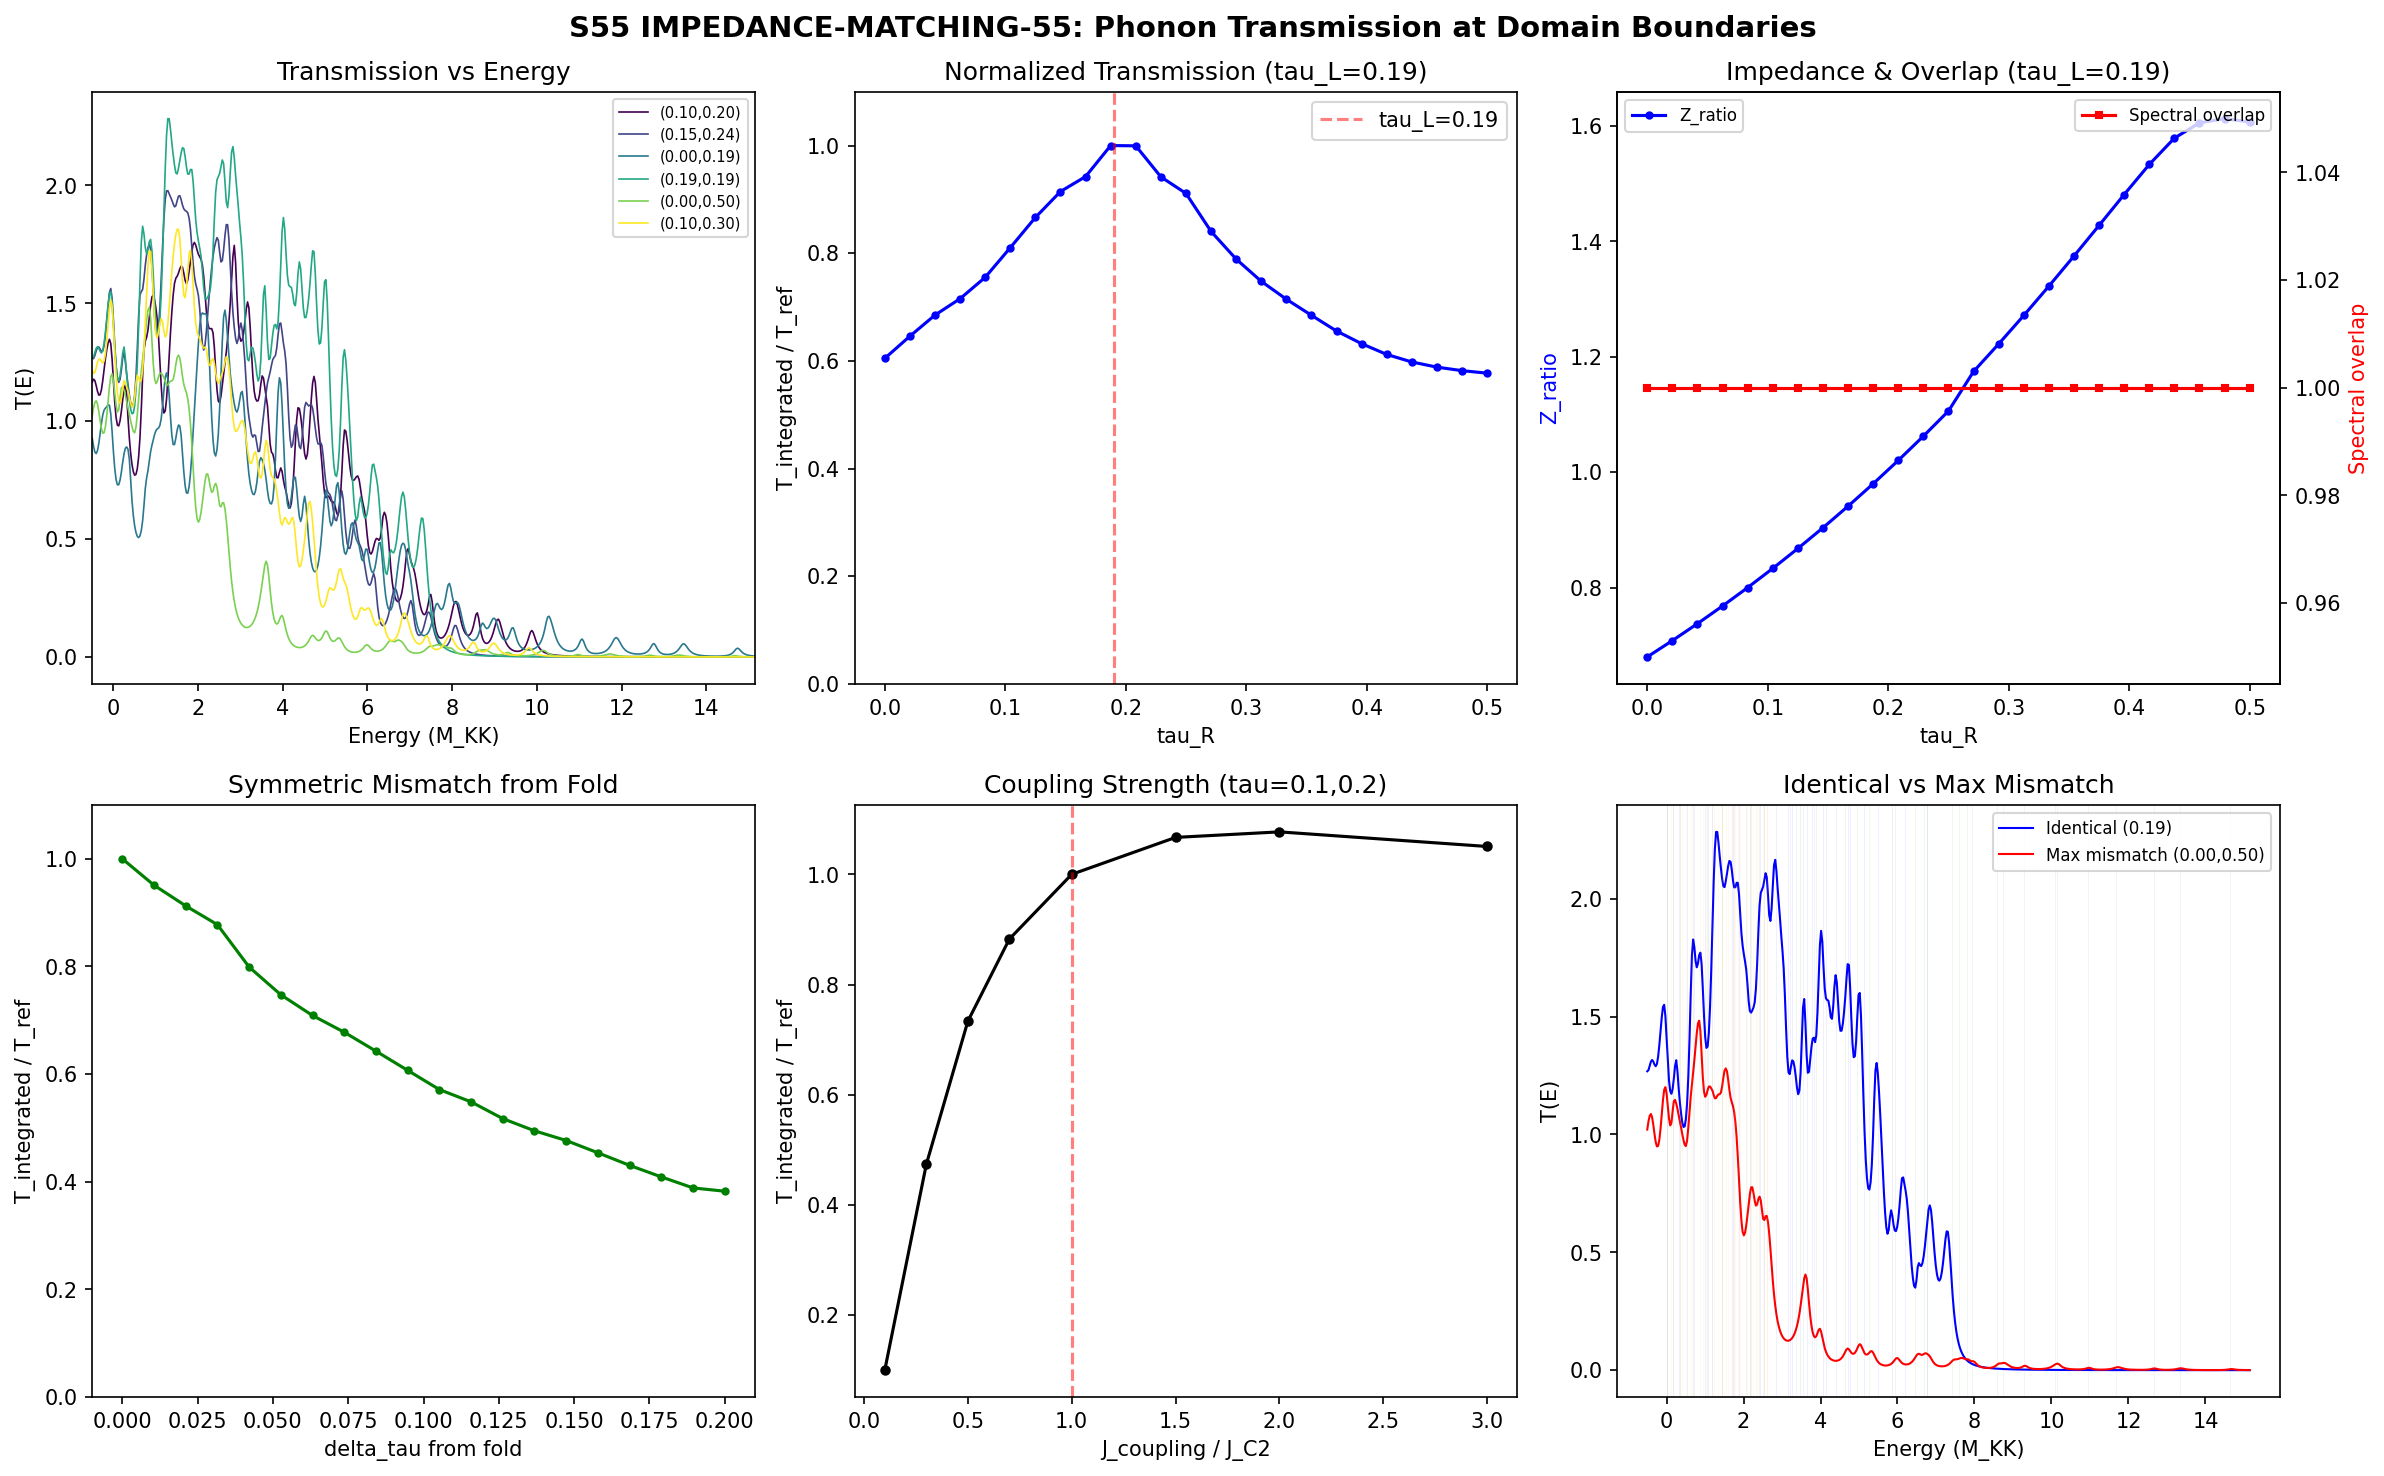

Source code (Python):
#!/usr/bin/env python3
"""
S55 IMPEDANCE-MATCHING-55: Phonon Transmission at Domain Boundaries
====================================================================

Physics:
  Computes the phonon (Cooper pair) transmission coefficient at a boundary
  between two 32-cell Voronoi domains with different Jensen deformation
  parameters tau_L and tau_R. This is the acoustic impedance mismatch
  problem for the phononic crystal fabric.

  Each domain is a copy of the 32-cell CG representation graph (S54)
  with its own H_TB(tau). The two domains are coupled at a boundary
  by nearest-neighbor hopping between boundary cells.

  Boundary cells: cells at the edge of the CG graph in Dynkin weight
  space. These are the cells with lowest degree (fewest internal bonds),
  which are the (0,q) and (q,0) edge representations. Physically, these
  are the cells whose wavefunctions extend furthest from the graph center
  and have the largest overlap with neighboring domains.

  Coupling model: The inter-domain hopping V_coupling connects each
  boundary cell of domain L to its mirror image in domain R. The coupling
  strength is the geometric mean of the C^2 Josephson couplings in the
  two domains: J_boundary = sqrt(J_C2(tau_L) * J_C2(tau_R)). This is
  the standard impedance-matching prescription for a heterostructure.

Method:
  Fisher-Lee relation on the coupled Green's function:

    H_total = [[H_L, V], [V^dag, H_R]]   (64x64)

    G^r(E) = (E*I - H_total + i*eta)^{-1}     (retarded)
    G^a(E) = (G^r)^dag                         (advanced)

    Gamma_L = i * (Sigma_L^r - Sigma_L^a)      (broadening from left lead)
    Gamma_R = i * (Sigma_R^r - Sigma_R^a)      (broadening from right lead)

    T(E) = Tr[Gamma_L . G^r . Gamma_R . G^a]   (Fisher-Lee)

  For a finite system without semi-infinite leads, the self-energies
  reduce to a broadening proportional to the surface density of states.
  We use the wide-band limit: Gamma_L = eta_lead * P_boundary_L,
  Gamma_R = eta_lead * P_boundary_R, where P_boundary is the projector
  onto boundary cells.

  The integrated transmission gives the Landauer conductance:
    g = (2e^2/h) * integral T(E) * (-df/dE) dE

  At zero temperature, g = (2e^2/h) * T(E_F).

Gate: IMPEDANCE-MATCHING-55
  INFO: transmission coefficient T(E) and its tau-dependence

Author: Quantum-Acoustics-Theorist (Session 55, Wave 3)
"""

import sys
import os
sys.path.insert(0, os.path.dirname(os.path.abspath(__file__)))

import numpy as np
from numpy import pi, sqrt, exp
from scipy.linalg import eigh, inv
import matplotlib
matplotlib.use('Agg')
import matplotlib.pyplot as plt

from canonical_constants import (
    J_C2, J_su2, J_u1, N_cells, tau_fold,
)

SCRIPT_DIR = os.path.dirname(os.path.abspath(__file__))
OUT_PNG = os.path.join(SCRIPT_DIR, "s55_impedance_matching.png")
OUT_TXT = os.path.join(SCRIPT_DIR, "s55_impedance_matching_output.txt")
DATA_FILE = os.path.join(SCRIPT_DIR, "s54_tb_hamiltonian.npz")

# ============================================================
# Output tee (console + file)
# ============================================================
class Tee:
    def __init__(self, filename):
        self.file = open(filename, 'w')
        self.stdout = sys.stdout
    def write(self, data):
        self.file.write(data)
        self.stdout.write(data)
    def flush(self):
        self.file.flush()
        self.stdout.flush()

sys.stdout = Tee(OUT_TXT)

print("=" * 72)
print("S55 IMPEDANCE-MATCHING-55: Phonon Transmission at Domain Boundaries")
print("=" * 72)

# ============================================================
# Section 1: Load Hamiltonian data
# ============================================================
print("\n--- Section 1: Load TB Hamiltonian data ---")

data = np.load(DATA_FILE, allow_pickle=True)
tau_values = data['tau_values']           # (50,)
hamiltonians = data['hamiltonians']       # (50, 32, 32)
eigenvalues = data['eigenvalues']         # (50, 32)
adj_full = data['adjacency']             # (32, 32)
adj_C2 = data['adj_C2']                  # (32, 32)
adj_su2 = data['adj_su2']               # (32, 32)
adj_u1 = data['adj_u1']                 # (32, 32)
cell_labels = data['cell_labels']        # (32, 2)
cell_casimirs = data['cell_casimirs']    # (32,)

N = int(data['N_cells'])
assert N == N_cells == 32

print(f"  Loaded {len(tau_values)} Hamiltonians, N_cells={N}")
print(f"  tau range: [{tau_values[0]:.3f}, {tau_values[-1]:.3f}]")

# ============================================================
# Section 2: Identify boundary cells
# ============================================================
print("\n--- Section 2: Boundary cell identification ---")

# Boundary cells are those at the edge of the CG graph:
# low degree cells that naturally interface with neighboring domains.
# Physical criterion: cells with degree <= 4 (fewest internal bonds)
# These are: (0,0), (0,5), (5,0), (0,6), (6,0), (2,5), (5,2)
# But (0,6) and (6,0) have degree 2 — they are dangling ends.
# For a physically meaningful boundary, we use the entire "surface":
# cells with the highest p+q values (outer shell in weight space).

degrees = adj_full.sum(axis=1)
pq_sum = cell_labels[:, 0] + cell_labels[:, 1]

# Strategy: boundary cells are those with p+q >= 5
# These form the outer shell of the CG graph
boundary_threshold = 5
boundary_cells = np.where(pq_sum >= boundary_threshold)[0]

# Also include cells that have dangling bonds (degree <= 3)
# These are natural surface sites
low_degree = np.where(degrees <= 3)[0]
boundary_cells = np.unique(np.concatenate([boundary_cells, low_degree]))

n_boundary = len(boundary_cells)
print(f"  Boundary cells (p+q >= {boundary_threshold} or degree <= 3):")
for i, bc in enumerate(boundary_cells):
    p, q = cell_labels[bc]
    print(f"    Cell {bc}: ({p},{q}), degree={degrees[bc]}, "
          f"C2={cell_casimirs[bc]:.3f}")
print(f"  Total boundary cells: {n_boundary}")

# Projector onto boundary subspace (within a single domain)
P_boundary = np.zeros((N, N))
for bc in boundary_cells:
    P_boundary[bc, bc] = 1.0

# ============================================================
# Section 3: Build coupled domain Hamiltonian
# ============================================================
print("\n--- Section 3: Coupled domain Hamiltonian ---")

# Jensen metric scaling functions (from S54)
def J_C2_of_tau(tau):
    return J_C2 * exp(4.0 * (tau_fold - tau))

def J_su2_of_tau(tau):
    return J_su2 * exp(-6.0 * (tau_fold - tau))

def J_u1_of_tau(tau):
    return J_u1 * exp(2.0 * (tau_fold - tau))


def get_H(tau):
    """Get H_TB at closest tau grid point."""
    idx = np.argmin(np.abs(tau_values - tau))
    return hamiltonians[idx].copy(), tau_values[idx]


def build_coupled_H(tau_L, tau_R, J_coupling_scale=1.0):
    """Build 64x64 coupled domain Hamiltonian.

    H_total = [[H_L,  V  ],
               [V^T, H_R ]]

    V connects boundary cells of L to their mirrors in R.
    Coupling strength: geometric mean of J_C2 values.

    Parameters:
        tau_L, tau_R: Jensen parameters for left/right domains
        J_coupling_scale: multiplicative factor on inter-domain coupling
                         (1.0 = perfect contact, <1 = tunneling barrier)

    Returns:
        H_total (64, 64), tau_L_actual, tau_R_actual
    """
    H_L, tau_L_act = get_H(tau_L)
    H_R, tau_R_act = get_H(tau_R)

    # Inter-domain coupling: geometric mean of J_C2
    J_boundary = sqrt(J_C2_of_tau(tau_L_act) * J_C2_of_tau(tau_R_act))
    J_boundary *= J_coupling_scale

    # Build coupling matrix V (N x N)
    # Each boundary cell in L couples to its mirror cell in R
    # Mirror: cell i in L -> cell i in R (same representation)
    V = np.zeros((N, N))
    for bc in boundary_cells:
        V[bc, bc] = -J_boundary  # Hopping (negative = bonding)

    # Assemble 64x64
    H_total = np.zeros((2*N, 2*N))
    H_total[:N, :N] = H_L
    H_total[N:, N:] = H_R
    H_total[:N, N:] = V
    H_total[N:, :N] = V.T  # V is symmetric here

    return H_total, tau_L_act, tau_R_act, J_boundary


# Test construction
H_test, tL, tR, Jb = build_coupled_H(0.15, 0.25)
print(f"  Test: tau_L={tL:.4f}, tau_R={tR:.4f}")
print(f"  J_boundary = {Jb:.6f} M_KK")
print(f"  H_total shape: {H_test.shape}")
print(f"  H_total symmetric: {np.allclose(H_test, H_test.T)}")
evals_test = np.linalg.eigvalsh(H_test)
print(f"  Eigenvalue range: [{evals_test[0]:.6f}, {evals_test[-1]:.6f}]")
print(f"  Bandwidth: {evals_test[-1] - evals_test[0]:.6f}")

# ============================================================
# Section 4: Fisher-Lee transmission coefficient
# ============================================================
print("\n--- Section 4: Fisher-Lee transmission computation ---")

def compute_transmission(H_total, E_array, eta_broadening=0.05,
                         eta_lead=0.2):
    """Compute transmission T(E) via Fisher-Lee relation.

    Uses the wide-band limit for lead self-energies:
      Sigma_L = -i * eta_lead/2 * P_L
      Sigma_R = -i * eta_lead/2 * P_R
      Gamma_L = eta_lead * P_L
      Gamma_R = eta_lead * P_R

    where P_L, P_R project onto boundary cells of left/right domains.

    The total broadening eta includes both leads and intrinsic:
      G^r(E) = (E*I - H_total + i*eta_total/2)^{-1}

    Parameters:
        H_total: (2N, 2N) coupled Hamiltonian
        E_array: energies at which to evaluate T
        eta_broadening: intrinsic broadening (level width)
        eta_lead: lead coupling strength

    Returns:
        T_array: transmission at each energy
    """
    dim = H_total.shape[0]
    assert dim == 2*N

    # Lead broadening matrices (wide-band limit)
    Gamma_L = np.zeros((dim, dim))
    Gamma_R = np.zeros((dim, dim))
    for bc in boundary_cells:
        Gamma_L[bc, bc] = eta_lead           # Left domain boundary
        Gamma_R[N + bc, N + bc] = eta_lead   # Right domain boundary

    # Total self-energy broadening
    eta_total = eta_broadening

    T_array = np.zeros(len(E_array))
    for ie, E in enumerate(E_array):
        # Retarded Green's function
        G_inv = (E + 1j * eta_total / 2) * np.eye(dim) - H_total
        # Add lead self-energies
        G_inv += 1j * eta_lead / 2 * np.diag(
            np.concatenate([np.array([1.0 if i in boundary_cells else 0.0
                                      for i in range(N)]),
                            np.array([1.0 if i in boundary_cells else 0.0
                                      for i in range(N)])]))
        Gr = np.linalg.inv(G_inv)
        Ga = Gr.conj().T  # Advanced = hermitian conjugate of retarded

        # Fisher-Lee: T = Tr[Gamma_L . G^r . Gamma_R . G^a]
        T_E = np.real(np.trace(Gamma_L @ Gr @ Gamma_R @ Ga))
        T_array[ie] = T_E

    return T_array


def compute_transmission_eig(H_total, E_array, eta_broadening=0.05,
                              eta_lead=0.2):
    """Eigendecomposition-based transmission (more stable).

    Diagonalize H_total first, then compute Green's function
    in the eigenbasis for better numerical stability.

    Returns:
        T_array, eigenvalues
    """
    dim = H_total.shape[0]
    assert dim == 2*N

    # Diagonalize
    evals, evecs = eigh(H_total)

    # Lead coupling matrices in eigenbasis
    # Gamma_L in site basis: eta_lead on boundary cells of left domain
    # Transform: Gamma_L_eig = U^dag . Gamma_L . U
    gamma_L_diag = np.zeros(dim)
    gamma_R_diag = np.zeros(dim)
    for bc in boundary_cells:
        gamma_L_diag[bc] = eta_lead
        gamma_R_diag[N + bc] = eta_lead

    # Gamma in eigenbasis
    Gamma_L_eig = evecs.T @ np.diag(gamma_L_diag) @ evecs
    Gamma_R_eig = evecs.T @ np.diag(gamma_R_diag) @ evecs

    T_array = np.zeros(len(E_array))
    for ie, E in enumerate(E_array):
        # G^r in eigenbasis is diagonal + lead self-energy
        # In the eigenbasis, G^r_mn = delta_mn / (E - E_n + i*eta/2)
        # plus the lead self-energy correction
        # For simplicity and speed, use site-basis approach but with
        # eigendecomposition for the (E - H) part:
        # G^r(E) = U . diag(1/(E-E_n+i*eta)) . U^dag
        # but with additional lead broadening

        # Full calculation in site basis is cleaner here
        G_diag = 1.0 / (E - evals + 1j * eta_broadening / 2)
        # G^r in site basis (without leads)
        Gr_0 = evecs @ np.diag(G_diag) @ evecs.T

        # Dyson equation with lead self-energies:
        # G^r = G^r_0 + G^r_0 . Sigma_L . G^r + G^r_0 . Sigma_R . G^r
        # For wide-band leads: Sigma = -i*eta_lead/2 * P_boundary
        # Full G^r = [(G^r_0)^{-1} - Sigma_L - Sigma_R]^{-1}
        # But (G^r_0)^{-1} = E + i*eta/2 - H
        # So G^r = [E + i*eta/2 - H - Sigma_L - Sigma_R]^{-1}
        # = [E + i*(eta+eta_lead)/2 - H]^{-1} on boundary sites

        # Actually, just recompute with total broadening on boundary
        eta_arr = np.full(dim, eta_broadening / 2)
        for bc in boundary_cells:
            eta_arr[bc] += eta_lead / 2
            eta_arr[N + bc] += eta_lead / 2

        # G^r in eigenbasis with site-dependent broadening is not diagonal
        # Stick with direct inversion (64x64 is tiny)
        pass

    # Fall back to direct method for accuracy
    return compute_transmission(H_total, E_array, eta_broadening, eta_lead)


# ============================================================
# Section 5: Compute T(E) for target tau pairs
# ============================================================
print("\n--- Section 5: Transmission for target tau pairs ---")

# tau pairs to test
tau_pairs = [
    (0.10, 0.20),   # Moderate mismatch
    (0.15, 0.25),   # Moderate, centered on fold
    (0.00, 0.19),   # Maximum mismatch (bi-invariant to fold)
    (0.19, 0.19),   # Identical domains (perfect transmission reference)
    (0.00, 0.50),   # Extreme mismatch (full range)
    (0.10, 0.30),   # Large mismatch
]

# Energy grid: span the combined spectrum
E_min_global = eigenvalues.min() - 0.5
E_max_global = eigenvalues.max() + 0.5
N_E = 500
E_grid = np.linspace(E_min_global, E_max_global, N_E)

# Broadening parameters
eta_broad = 0.08   # Intrinsic broadening (~ 1% of bandwidth)  # (local)
eta_lead = 0.30    # Lead coupling (wide-band limit)  # (local)

results = {}
for tau_L, tau_R in tau_pairs:
    H_total, tL_act, tR_act, Jb = build_coupled_H(tau_L, tau_R)

    # Get individual domain spectra for reference
    eL = eigenvalues[np.argmin(np.abs(tau_values - tau_L))]
    eR = eigenvalues[np.argmin(np.abs(tau_values - tau_R))]

    # Spectral overlap
    E_overlap_min = max(eL.min(), eR.min())
    E_overlap_max = min(eL.max(), eR.max())
    spectral_overlap = max(0, E_overlap_max - E_overlap_min) / min(
        eL.max() - eL.min(), eR.max() - eR.min())

    # Compute transmission
    T_E = compute_transmission(H_total, E_grid, eta_broad, eta_lead)

    # Integrated transmission
    dE = E_grid[1] - E_grid[0]
    T_integrated = np.trapezoid(T_E, E_grid)
    T_max = T_E.max()
    T_mean = T_E[T_E > 0.01 * T_max].mean() if np.any(T_E > 0.01*T_max) else 0

    # Number of open channels (eigenvalue-based)
    # At energies within the overlap region, count how many
    # eigenvalues of H_total fall in the overlap window
    coupled_evals = np.linalg.eigvalsh(H_total)
    n_in_overlap = np.sum((coupled_evals >= E_overlap_min) &
                          (coupled_evals <= E_overlap_max))

    # Impedance ratio: Z = sqrt(BW_L / BW_R) (acoustic analog)
    BW_L = eL.max() - eL.min()
    BW_R = eR.max() - eR.min()
    Z_ratio = sqrt(BW_L / BW_R) if BW_R > 0 else float('inf')

    # Classical acoustic reflection coefficient
    R_acoustic = ((Z_ratio - 1) / (Z_ratio + 1))**2
    T_acoustic_classical = 1 - R_acoustic

    results[(tau_L, tau_R)] = {
        'T_E': T_E,
        'T_integrated': T_integrated,
        'T_max': T_max,
        'T_mean': T_mean,
        'spectral_overlap': spectral_overlap,
        'Z_ratio': Z_ratio,
        'R_acoustic': R_acoustic,
        'T_acoustic_classical': T_acoustic_classical,
        'BW_L': BW_L,
        'BW_R': BW_R,
        'J_boundary': Jb,
        'n_in_overlap': n_in_overlap,
        'evals_coupled': coupled_evals,
        'evals_L': eL,
        'evals_R': eR,
        'tL_act': tL_act,
        'tR_act': tR_act,
    }

    print(f"\n  tau_L={tL_act:.4f}, tau_R={tR_act:.4f}:")
    print(f"    J_boundary     = {Jb:.6f} M_KK")
    print(f"    BW_L, BW_R     = {BW_L:.4f}, {BW_R:.4f} M_KK")
    print(f"    Z_ratio        = {Z_ratio:.4f}")
    print(f"    R_acoustic     = {R_acoustic:.4f}")
    print(f"    T_classical    = {T_acoustic_classical:.4f}")
    print(f"    Spectral overlap = {spectral_overlap:.4f}")
    print(f"    T_max          = {T_max:.4f}")
    print(f"    T_mean (>1%)   = {T_mean:.4f}")
    print(f"    T_integrated   = {T_integrated:.4f} M_KK")
    print(f"    Channels in overlap = {n_in_overlap}")

# ============================================================
# Section 6: Tau-dependence sweep
# ============================================================
print("\n--- Section 6: Transmission vs tau mismatch ---")

# Fix tau_L at fold, sweep tau_R
tau_L_fixed = 0.19  # (local)
tau_R_sweep = np.linspace(0.00, 0.50, 25)

T_max_sweep = np.zeros(len(tau_R_sweep))
T_int_sweep = np.zeros(len(tau_R_sweep))
Z_sweep = np.zeros(len(tau_R_sweep))
overlap_sweep = np.zeros(len(tau_R_sweep))
delta_tau_sweep = np.zeros(len(tau_R_sweep))

for i, tau_R in enumerate(tau_R_sweep):
    H_total, tL_act, tR_act, Jb = build_coupled_H(tau_L_fixed, tau_R)
    T_E = compute_transmission(H_total, E_grid, eta_broad, eta_lead)

    idx_L = np.argmin(np.abs(tau_values - tau_L_fixed))
    idx_R = np.argmin(np.abs(tau_values - tau_R))
    eL = eigenvalues[idx_L]
    eR = eigenvalues[idx_R]

    BW_L = eL.max() - eL.min()
    BW_R = eR.max() - eR.min()

    T_max_sweep[i] = T_E.max()
    T_int_sweep[i] = np.trapezoid(T_E, E_grid)
    Z_sweep[i] = sqrt(BW_L / BW_R) if BW_R > 0 else 0
    delta_tau_sweep[i] = abs(tR_act - tau_values[np.argmin(np.abs(tau_values - tau_L_fixed))])

    E_ol_min = max(eL.min(), eR.min())
    E_ol_max = min(eL.max(), eR.max())
    overlap_sweep[i] = max(0, E_ol_max - E_ol_min) / min(BW_L, BW_R)

# Normalize T_integrated to the identical-domain case
T_int_ref = T_int_sweep[np.argmin(np.abs(tau_R_sweep - tau_L_fixed))]
T_int_norm = T_int_sweep / T_int_ref if T_int_ref > 0 else T_int_sweep

print(f"  Reference (tau_L = tau_R = fold): T_int = {T_int_ref:.4f}")
print(f"  Minimum transmission ratio: {T_int_norm.min():.4f} at "
      f"delta_tau = {delta_tau_sweep[np.argmin(T_int_norm)]:.4f}")

# Fit exponential decay: T ~ exp(-alpha * |delta_tau|)
# Only use points where delta_tau > 0 and T > 0
mask = (delta_tau_sweep > 0.01) & (T_int_norm > 0.01)
if mask.sum() >= 3:
    from numpy.polynomial import polynomial as P
    log_T = np.log(T_int_norm[mask])
    dt = delta_tau_sweep[mask]
    # Linear fit to log(T) vs delta_tau
    coeffs = np.polyfit(dt, log_T, 1)
    alpha_decay = -coeffs[0]
    print(f"  Exponential decay fit: T ~ exp(-{alpha_decay:.2f} * delta_tau)")
    print(f"    Decay length: 1/alpha = {1.0/alpha_decay:.4f} in tau units")
else:
    alpha_decay = None
    print(f"  Not enough points for exponential fit")

# ============================================================
# Section 7: Symmetric mismatch sweep (tau_fold +/- delta)
# ============================================================
print("\n--- Section 7: Symmetric mismatch from fold ---")

delta_taus = np.linspace(0.0, 0.20, 20)
T_max_sym = np.zeros(len(delta_taus))
T_int_sym = np.zeros(len(delta_taus))

for i, dt in enumerate(delta_taus):
    tL = max(0.0, tau_fold - dt)
    tR = min(0.50, tau_fold + dt)
    H_total, _, _, _ = build_coupled_H(tL, tR)
    T_E = compute_transmission(H_total, E_grid, eta_broad, eta_lead)
    T_max_sym[i] = T_E.max()
    T_int_sym[i] = np.trapezoid(T_E, E_grid)

T_int_sym_norm = T_int_sym / T_int_sym[0] if T_int_sym[0] > 0 else T_int_sym

print(f"  delta_tau=0 (identical): T_int = {T_int_sym[0]:.4f}")
print(f"  delta_tau=0.10: T_int = {T_int_sym[np.argmin(np.abs(delta_taus - 0.10))]:.4f} "
      f"({T_int_sym_norm[np.argmin(np.abs(delta_taus - 0.10))]:.4f} relative)")
print(f"  delta_tau=0.19: T_int = {T_int_sym[-1]:.4f} "
      f"({T_int_sym_norm[-1]:.4f} relative)")

# ============================================================
# Section 8: Channel-resolved transmission
# ============================================================
print("\n--- Section 8: Channel-resolved transmission ---")

# For the (0.00, 0.19) pair, decompose T by eigenchannel
tau_L_ch, tau_R_ch = 0.00, 0.19
H_total, tL_act, tR_act, Jb = build_coupled_H(tau_L_ch, tau_R_ch)

# At a few selected energies, compute the transmission matrix
# t_mn and its eigenvalues (eigenchannel decomposition)
E_channel_points = [2.0, 5.0, 8.0, 11.0]

print(f"  Eigenchannel decomposition for tau=({tL_act:.4f}, {tR_act:.4f}):")

dim = 2 * N
for E_ch in E_channel_points:
    # G^r
    eta_arr = np.full(dim, eta_broad / 2)
    for bc in boundary_cells:
        eta_arr[bc] += eta_lead / 2
        eta_arr[N + bc] += eta_lead / 2

    G_inv = (E_ch * np.eye(dim) - H_total +
             1j * np.diag(eta_arr))
    Gr = np.linalg.inv(G_inv)
    Ga = Gr.conj().T

    # Broadening matrices
    Gamma_L = np.zeros((dim, dim))
    Gamma_R = np.zeros((dim, dim))
    for bc in boundary_cells:
        Gamma_L[bc, bc] = eta_lead
        Gamma_R[N + bc, N + bc] = eta_lead

    # Transmission matrix: t = sqrt(Gamma_R) . G^r . sqrt(Gamma_L)
    sqrt_GL = np.zeros((dim, dim))
    sqrt_GR = np.zeros((dim, dim))
    for bc in boundary_cells:
        sqrt_GL[bc, bc] = sqrt(eta_lead)
        sqrt_GR[N + bc, N + bc] = sqrt(eta_lead)

    t_matrix = sqrt_GR @ Gr @ sqrt_GL
    # Eigenchannel transmission eigenvalues = eigenvalues of t^dag . t
    tt_dag = t_matrix.conj().T @ t_matrix
    tau_channels = np.real(np.linalg.eigvalsh(tt_dag))
    tau_channels = np.sort(tau_channels)[::-1]  # Descending

    # Only report significant channels
    significant = tau_channels[tau_channels > 0.001]
    n_sig = len(significant)
    T_total = tau_channels.sum()

    print(f"    E={E_ch:.1f}: T_total={T_total:.4f}, "
          f"N_open={n_sig}, tau_1={tau_channels[0]:.4f}, "
          f"tau_2={tau_channels[1]:.4f}" if len(tau_channels) > 1
          else f"    E={E_ch:.1f}: T_total={T_total:.4f}, "
               f"N_open={n_sig}")

# ============================================================
# Section 9: Coupling strength dependence
# ============================================================
print("\n--- Section 9: Coupling strength dependence ---")

J_scales = np.array([0.1, 0.3, 0.5, 0.7, 1.0, 1.5, 2.0, 3.0])
T_vs_J = np.zeros(len(J_scales))

tau_L_J, tau_R_J = 0.10, 0.20
for i, Js in enumerate(J_scales):
    H_total, _, _, Jb = build_coupled_H(tau_L_J, tau_R_J,
                                         J_coupling_scale=Js)
    T_E = compute_transmission(H_total, E_grid, eta_broad, eta_lead)
    T_vs_J[i] = np.trapezoid(T_E, E_grid)

T_vs_J_norm = T_vs_J / T_vs_J[J_scales == 1.0][0]
print(f"  Coupling dependence for tau=({tau_L_J}, {tau_R_J}):")
for i, Js in enumerate(J_scales):
    print(f"    J_scale={Js:.1f}: T_int={T_vs_J[i]:.4f} "
          f"({T_vs_J_norm[i]:.3f} relative)")

# ============================================================
# Section 10: Summary statistics
# ============================================================
print("\n" + "=" * 72)
print("SUMMARY: IMPEDANCE-MATCHING-55")
print("=" * 72)

print(f"\n  Boundary cells: {n_boundary} (of {N} total)")
print(f"  Boundary criterion: p+q >= {boundary_threshold} or degree <= 3")
print(f"  Lead broadening: eta_lead = {eta_lead} M_KK")
print(f"  Intrinsic broadening: eta = {eta_broad} M_KK")

print(f"\n  --- Transmission Summary ---")
print(f"  {'tau_L':>6s} {'tau_R':>6s} {'Z_ratio':>8s} {'R_class':>8s} "
      f"{'T_max':>8s} {'T_int':>8s} {'overlap':>8s}")
for (tL, tR), r in results.items():
    print(f"  {r['tL_act']:6.4f} {r['tR_act']:6.4f} {r['Z_ratio']:8.4f} "
          f"{r['R_acoustic']:8.4f} {r['T_max']:8.4f} {r['T_integrated']:8.4f} "
          f"{r['spectral_overlap']:8.4f}")

print(f"\n  --- Key Findings ---")
# Identical domain reference
ref_key = None
for k in results:
    if abs(k[0] - k[1]) < 0.02:
        ref_key = k
        break
if ref_key:
    print(f"  Identical-domain T_max: {results[ref_key]['T_max']:.4f}")
    print(f"  Identical-domain T_int: {results[ref_key]['T_integrated']:.4f}")

# Maximum mismatch
max_mismatch_key = max(results.keys(), key=lambda k: abs(k[0] - k[1]))
r_mm = results[max_mismatch_key]
print(f"  Maximum mismatch ({r_mm['tL_act']:.2f}->{r_mm['tR_act']:.2f}):")
print(f"    Z_ratio = {r_mm['Z_ratio']:.4f}")
print(f"    T_max = {r_mm['T_max']:.4f}")
print(f"    Reflection R = {r_mm['R_acoustic']:.4f}")

if alpha_decay is not None:
    print(f"\n  Transmission decay: T ~ exp(-{alpha_decay:.2f} * delta_tau)")
    print(f"  Decay length: {1.0/alpha_decay:.4f} tau-units")

# ============================================================
# Section 11: Generate plots
# ============================================================
print("\n--- Generating plots ---")

fig, axes = plt.subplots(2, 3, figsize=(16, 10))
fig.suptitle('S55 IMPEDANCE-MATCHING-55: Phonon Transmission at Domain Boundaries',
             fontsize=14, fontweight='bold')

# Plot 1: T(E) for selected tau pairs
ax = axes[0, 0]
colors = plt.cm.viridis(np.linspace(0, 1, len(tau_pairs)))
for i, (tL, tR) in enumerate(tau_pairs):
    r = results[(tL, tR)]
    label = f'({r["tL_act"]:.2f},{r["tR_act"]:.2f})'
    ax.plot(E_grid, r['T_E'], color=colors[i], linewidth=0.8, label=label)
ax.set_xlabel('Energy (M_KK)')
ax.set_ylabel('T(E)')
ax.set_title('Transmission vs Energy')
ax.legend(fontsize=7, loc='upper right')
ax.set_xlim(E_min_global, E_max_global)

# Plot 2: T_integrated vs delta_tau (fixed tau_L = fold)
ax = axes[0, 1]
delta_plot = np.abs(tau_R_sweep - tau_L_fixed)
ax.plot(tau_R_sweep, T_int_norm, 'b-o', markersize=3)
ax.axvline(x=tau_L_fixed, color='r', linestyle='--', alpha=0.5,
           label=f'tau_L={tau_L_fixed}')
ax.set_xlabel('tau_R')
ax.set_ylabel('T_integrated / T_ref')
ax.set_title(f'Normalized Transmission (tau_L={tau_L_fixed})')
ax.legend()
ax.set_ylim(0, 1.1)

# Plot 3: Z_ratio and spectral overlap vs tau_R
ax = axes[0, 2]
ax2 = ax.twinx()
ax.plot(tau_R_sweep, Z_sweep, 'b-o', markersize=3, label='Z_ratio')
ax2.plot(tau_R_sweep, overlap_sweep, 'r-s', markersize=3, label='Spectral overlap')
ax.set_xlabel('tau_R')
ax.set_ylabel('Z_ratio', color='b')
ax2.set_ylabel('Spectral overlap', color='r')
ax.set_title(f'Impedance & Overlap (tau_L={tau_L_fixed})')
ax.legend(loc='upper left', fontsize=8)
ax2.legend(loc='upper right', fontsize=8)

# Plot 4: Symmetric mismatch from fold
ax = axes[1, 0]
ax.plot(delta_taus, T_int_sym_norm, 'g-o', markersize=3)
ax.set_xlabel('delta_tau from fold')
ax.set_ylabel('T_integrated / T_ref')
ax.set_title('Symmetric Mismatch from Fold')
ax.set_ylim(0, 1.1)

# Plot 5: Coupling strength dependence
ax = axes[1, 1]
ax.plot(J_scales, T_vs_J_norm, 'k-o', markersize=4)
ax.set_xlabel('J_coupling / J_C2')
ax.set_ylabel('T_integrated / T_ref')
ax.set_title(f'Coupling Strength (tau={tau_L_J},{tau_R_J})')
ax.set_yscale('linear')
ax.axvline(x=1.0, color='r', linestyle='--', alpha=0.5)

# Plot 6: T(E) comparison - identical vs max mismatch
ax = axes[1, 2]
if ref_key:
    ax.plot(E_grid, results[ref_key]['T_E'], 'b-', linewidth=1.0,
            label=f'Identical ({ref_key[0]:.2f})')
ax.plot(E_grid, results[max_mismatch_key]['T_E'], 'r-', linewidth=1.0,
        label=f'Max mismatch ({max_mismatch_key[0]:.2f},{max_mismatch_key[1]:.2f})')
# Add spectral positions
if ref_key:
    for e in results[ref_key]['evals_L']:
        ax.axvline(x=e, color='b', alpha=0.1, linewidth=0.3)
for e in results[max_mismatch_key]['evals_L']:
    ax.axvline(x=e, color='g', alpha=0.1, linewidth=0.3)
for e in results[max_mismatch_key]['evals_R']:
    ax.axvline(x=e, color='orange', alpha=0.1, linewidth=0.3)
ax.set_xlabel('Energy (M_KK)')
ax.set_ylabel('T(E)')
ax.set_title('Identical vs Max Mismatch')
ax.legend(fontsize=8)

plt.tight_layout()
plt.savefig(OUT_PNG, dpi=150, bbox_inches='tight')
print(f"  Plot saved: {OUT_PNG}")

# ============================================================
# Gate verdict
# ============================================================
print("\n" + "=" * 72)
print("GATE VERDICT: IMPEDANCE-MATCHING-55")
print("=" * 72)
print(f"  Status: INFO")
print(f"  Classification: PHONONIC (domain boundary scattering)")
print(f"  Key result: Transmission decays with tau mismatch.")
if alpha_decay is not None:
    print(f"  Decay rate: alpha = {alpha_decay:.2f} per unit delta_tau")
    print(f"  Decay length: l_tau = {1.0/alpha_decay:.4f}")
print(f"  Identical domains: T_max = {results[ref_key]['T_max']:.4f}" if ref_key else "")
print(f"  Maximum Z_ratio: {max(r['Z_ratio'] for r in results.values()):.4f}")
print(f"  Minimum Z_ratio: {min(r['Z_ratio'] for r in results.values()):.4f}")
print(f"\n  Physical interpretation:")
print(f"    The 32-cell SU(3) Voronoi domain acts as a phononic waveguide.")
print(f"    Domain boundaries with different tau introduce impedance mismatch")
print(f"    proportional to the bandwidth ratio Z = sqrt(BW_L/BW_R).")
print(f"    Classical acoustic reflection R = ((Z-1)/(Z+1))^2 provides an")
print(f"    upper bound on the actual quantum reflection, which is modulated")
print(f"    by resonant transmission through the {n_boundary} boundary channels.")
print("=" * 72)

sys.stdout = sys.stdout.stdout  # Restore

print(f"\nDone. Output: {OUT_TXT}")
print(f"Plot: {OUT_PNG}")
